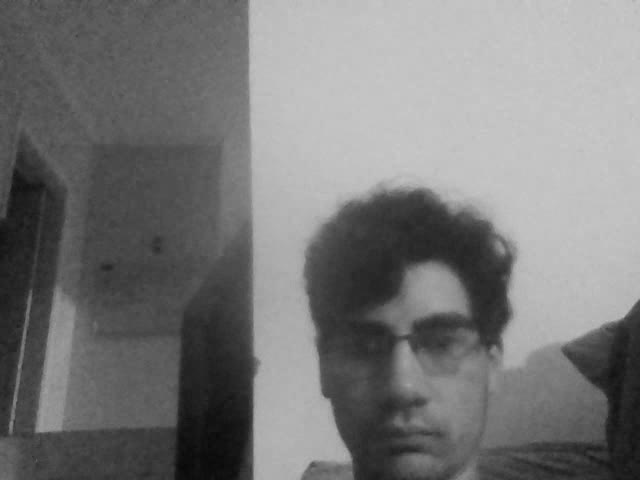
#> input picture trabalho5/trabalho 5/images/frame10.jpg, 640 x 480 px
$ jupyter execute --allow-errors trabalho5.ipynb
#> lines starting #> are read from the running program, lines starting #| are printed output that depends on the picture
## Captura do video

[cell 1]
# [41 lines of commented-out code are left out]

### Convertendo o video em escala de cinza

[cell 2]
# # importing the module
# import cv2
# import numpy as np

# # reading the vedio
# source = cv2.VideoCapture('./video/output.mp4')

# # We need to set resolutions.
# # so, convert them from float to integer.
# frame_width = int(source.get(3))
# frame_height = int(source.get(4))

# size = (frame_width, frame_height)

# result = cv2.VideoWriter('./video/gray.avi',
#             cv2.VideoWriter_fourcc(*'MJPG'),
#             10, size, 0)

# # running the loop
# while True:

#     # extracting the frames
#     ret, img = source.read()

#     # converting to gray-scale
#     gray = cv2.cvtColor(img, cv2.COLOR_BGR2GRAY)

#     # write to gray-scale
#     result.write(gray)

#     # displaying the video
#     cv2.imshow("Live", gray)

#     # exiting the loop
#     key = cv2.waitKey(1)
#     if key == ord("q"):
#         break

# # closing the window
# cv2.destroyAllWindows()
# source.release()

### Convertendo o video em escala de cinza em imagens

[cell 3]
# [11 lines of commented-out code are left out]

#### Lista de imagens para a suavização gaussiana

[cell 4]
from PIL import Image
import glob

image_list_gau = []
for filename in glob.glob('./images/*.jpg'):
    im=filename
    image_list_gau.append(im)

### Lista de imagens para a limiarização

[cell 5]
from PIL import Image
import glob

image_list_limi = []
for filename in glob.glob('./suavizacao/*.png'):
    im=filename
    image_list_limi.append(im)

### Lista de imagens para a dilatação

[cell 6]
from PIL import Image
import glob

image_list_dila = []
for filename in glob.glob('./limiarizacao/original_frame*.png'):
    im=filename
    image_list_dila.append(im)

### Lista de imagens para a região de contornos

[cell 7]
from PIL import Image
import glob

image_list_con = []
for filename in glob.glob('./dilatacao/*.png'):
    im=filename
    image_list_con.append(im)

### Suavização Gaussiana
##### Utilize a lista de imagens necessarias

[cell 8]
import cv2
import numpy as np
from matplotlib import pyplot as plt


for image in image_list_gau:
    count = (image.split('frame')[1]).split('.')[0]

    img = cv2.imread(image)
#> img is the input picture: shape (480, 640, 3); min 8, max 202, mean 120.3

    blur = cv2.GaussianBlur(img,(5,5),0)

    cv2.imwrite(f'./suavizacao/frame_blur{count}.png', blur)

    plt.subplot(121),plt.imshow(img),plt.title('Original')
    plt.xticks([]), plt.yticks([])
    plt.subplot(122),plt.imshow(blur),plt.title('Suavizada')
    plt.xticks([]), plt.yticks([])

plt.show()
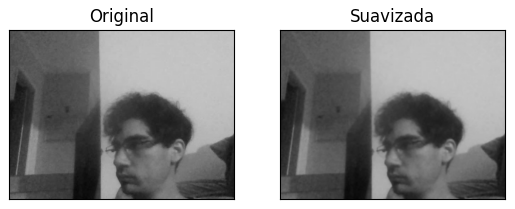
#> figure drawn by matplotlib, 2 panels

### Limiarização
##### Utilize a lista de imagens necessarias

[cell 9]
import cv2 as cv
import numpy as np
from matplotlib import pyplot as plt

for image in image_list_limi:
    count = (image.split('frame')[1]).split('.')[0]

    img = cv.imread(image, 0)
    ret,thresh1 = cv.threshold(img,127,255,cv.THRESH_BINARY)
    ret,thresh2 = cv.threshold(img,127,255,cv.THRESH_BINARY_INV)
    ret,thresh3 = cv.threshold(img,127,255,cv.THRESH_TRUNC)
    ret,thresh4 = cv.threshold(img,127,255,cv.THRESH_TOZERO)
    ret,thresh5 = cv.threshold(img,127,255,cv.THRESH_TOZERO_INV)
    titles = ['Original Image','BINARY','BINARY_INV','TRUNC','TOZERO','TOZERO_INV']
    images = [img, thresh1, thresh2, thresh3, thresh4, thresh5]
    for i in range(6):
        plt.subplot(2,3,i+1),plt.imshow(images[i],'gray',vmin=0,vmax=255)
        plt.title(titles[i])
        plt.xticks([]),plt.yticks([])
        plt.savefig(f'./limiarizacao/frame_bin{count}.png')

### Salvando apenas a limiarização binaria

[cell 10]
import cv2 as cv
import numpy as np
from matplotlib import pyplot as plt

for image in image_list_limi:
    count = (image.split('frame')[1]).split('.')[0]

    img = cv.imread(image, 0)
    ret,thresh1 = cv.threshold(img,127,255,cv.THRESH_BINARY)
    limi = thresh1
    cv2.imwrite(f'./limiarizacao/original_frame{count}.png', limi)

    plt.subplot(121),plt.imshow(img,'gray',vmin=0,vmax=255),plt.title('Original')
    plt.xticks([]), plt.yticks([])
    plt.subplot(122),plt.imshow(limi,'gray',vmin=0,vmax=255),plt.title('Limiarização')
    plt.xticks([]), plt.yticks([])

plt.show()

#### Dilatação
##### Utilize a lista de imagens necessarias

[cell 11]
import cv2 as cv, cv2
import numpy as np
from matplotlib import pyplot as plt

for image in image_list_dila:
    count = (image.split('frame')[1]).split('.')[0]

    img = cv.imread(image, 0)
    kernel = np.ones((5, 5), 'uint8')
    dila = cv2.dilate(img, kernel, iterations=1)
    cv2.imwrite(f'./dilatacao/frame{count}.png', dila)

    plt.subplot(121),plt.imshow(img,'gray',vmin=0,vmax=255),plt.title('Original')
    plt.xticks([]), plt.yticks([])
    plt.subplot(122),plt.imshow(dila,'gray',vmin=0,vmax=255),plt.title('Dilatação')
    plt.xticks([]), plt.yticks([])

### Regiões de contorno
##### Utilize a lista de imagens necessarias

[cell 12]
import cv2 as cv
import cv2
import numpy as np
from matplotlib import pyplot as plt

for image in image_list_con:
    count = (image.split('frame')[1]).split('.')[0]

    img = cv.imread(image, 0)

    edged = cv2.Canny(img, 30, 200)

    contours, hierarchy = cv2.findContours(edged, cv2.RETR_EXTERNAL, cv2.CHAIN_APPROX_NONE)

    cv2.imwrite(f'./contornos/frame{count}.png', edged)

    cv2.drawContours(img, contours, -1, (0, 255, 0), 3)
    #cv2.imshow('Conto', img)
    #cv2.waitKey(0)
    #cv2.destroyAllWindows()

    plt.subplot(121),plt.imshow(edged,'gray',vmin=0,vmax=255),plt.title('Contornos')
    plt.xticks([]), plt.yticks([])
    plt.subplot(122),plt.imshow(img,'gray',vmin=0,vmax=255),plt.title('Original')
    plt.xticks([]), plt.yticks([])

### BOUNDING RECT

[cell 13]
import cv2
import numpy as np
import matplotlib.pyplot as plt

filepath = "./retangulos/australia.png"
australia = cv2.imread(filepath)
#> (the rest of this cell did not finish here and is left out)

### Area de contorno

[cell 14]
import cv2
import numpy as np

img1 = cv2.imread('./area_contorno/contornos.png')
#> (the rest of this cell did not finish here and is left out)

### Captura de rosto

[cell 15]
import cv2

def redim(img, largura): #função para redimensionar uma imagem
    alt = int(img.shape[0]/img.shape[1]*largura)
    img = cv2.resize(img, (largura, alt), interpolation =
    cv2.INTER_AREA)
    return img


#Cria o detector de faces baseado no XML
df = cv2.CascadeClassifier('./video/haarcascade_frontalface_default.xml')
#Abre um vídeo gravado em disco
camera = cv2.VideoCapture('./video/output.mp4')

while True:
    #read() retorna 1-Se houve sucesso e 2-O próprio frame
    (sucesso, frame) = camera.read()
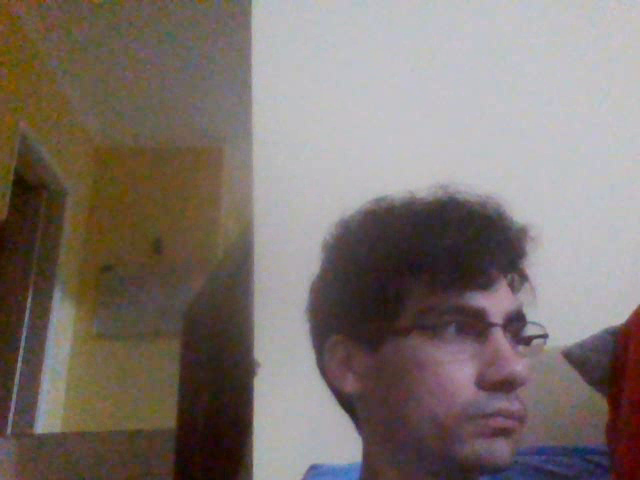
#> input picture frame 20 of trabalho5/trabalho 5/video/output.mp4, 640 x 480 px
#> frame is the input picture: shape (480, 640, 3); mean B, G, R 109.8, 114.9, 125.5
    if not sucesso: #final do vídeo
        break
    #reduz tamanho do frame para acelerar processamento
    frame = redim(frame, 320)
    #converte para tons de cinza
    frame_pb = cv2.cvtColor(frame, cv2.COLOR_BGR2GRAY)
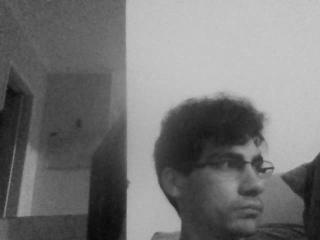
#> frame_pb: shape (240, 320); min 8, max 202, mean 117.6
    #detecta as faces no frame
    faces = df.detectMultiScale(frame_pb, scaleFactor = 1.1, minNeighbors=3, minSize=(20,20), flags=cv2.CASCADE_SCALE_IMAGE)
#> faces = [[208, 134, 78, 78]]
    frame_temp = frame.copy()
    for (x, y, lar, alt) in faces:
        cv2.rectangle(frame_temp, (x, y), (x + lar, y + alt), (0, 255, 255), 2)
#> this loop made 1 pass
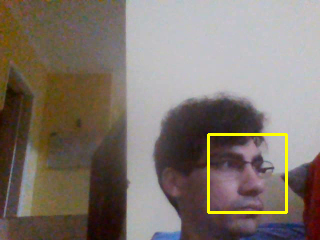
#> frame_temp: shape (240, 320, 3); mean of channels 0, 1, 2 108.8, 117.1, 127.5; drawn as B, G, R
    #Exibe um frame redimensionado (com perca de qualidade)
    cv2.imshow("Encontrando faces...", redim(frame_temp, 640))
    #Espera que a tecla 's' seja pressionada para sair
    if cv2.waitKey(1) & 0xFF == ord("s"):
#> (key q is pressed here)
        break
#fecha streaming
camera.release()
cv2.destroyAllWindows()
